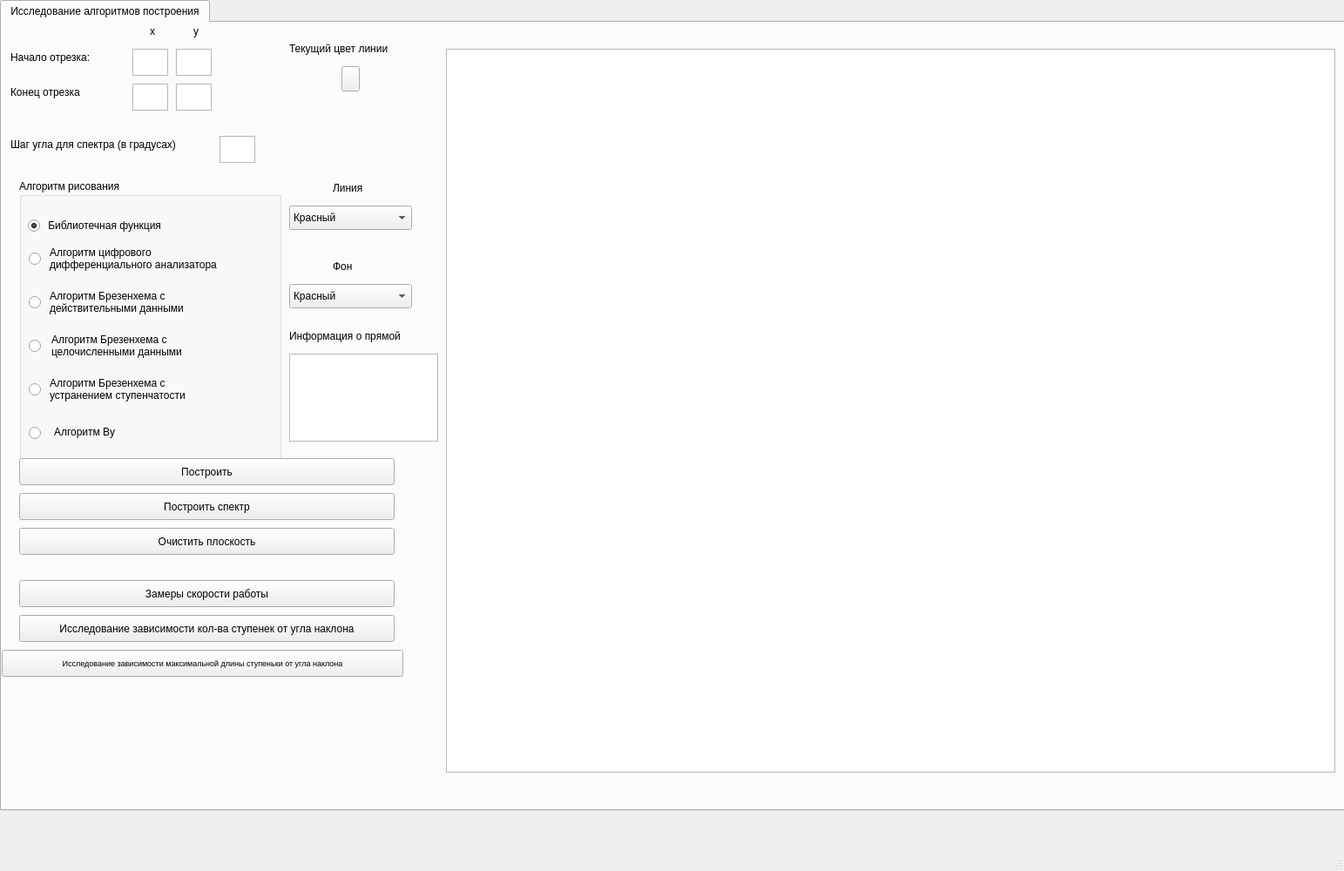
<?xml version="1.0" encoding="UTF-8"?>
<ui version="4.0">
 <class>MainWindow</class>
 <widget class="QMainWindow" name="MainWindow">
  <property name="geometry">
   <rect>
    <x>0</x>
    <y>0</y>
    <width>1543</width>
    <height>1000</height>
   </rect>
  </property>
  <property name="windowTitle">
   <string>MainWindow</string>
  </property>
  <widget class="QWidget" name="centralwidget">
   <widget class="QTabWidget" name="tabWidget">
    <property name="geometry">
     <rect>
      <x>0</x>
      <y>0</y>
      <width>1761</width>
      <height>931</height>
     </rect>
    </property>
    <property name="currentIndex">
     <number>0</number>
    </property>
    <widget class="QWidget" name="tab">
     <attribute name="title">
      <string>Исследование алгоритмов построения</string>
     </attribute>
     <widget class="QGroupBox" name="groupBox">
      <property name="geometry">
       <rect>
        <x>20</x>
        <y>180</y>
        <width>301</width>
        <height>351</height>
       </rect>
      </property>
      <property name="title">
       <string>Алгоритм рисования</string>
      </property>
      <widget class="QRadioButton" name="InternalButton">
       <property name="geometry">
        <rect>
         <x>10</x>
         <y>40</y>
         <width>221</width>
         <height>26</height>
        </rect>
       </property>
       <property name="text">
        <string> Библиотечная функция</string>
       </property>
       <property name="checked">
        <bool>true</bool>
       </property>
       <attribute name="buttonGroup">
        <string notr="true">buttonGroup</string>
       </attribute>
      </widget>
      <widget class="QRadioButton" name="VuButton">
       <property name="geometry">
        <rect>
         <x>11</x>
         <y>282</y>
         <width>17</width>
         <height>18</height>
        </rect>
       </property>
       <property name="text">
        <string/>
       </property>
       <attribute name="buttonGroup">
        <string notr="true">buttonGroup</string>
       </attribute>
      </widget>
      <widget class="QLabel" name="label_5">
       <property name="geometry">
        <rect>
         <x>40</x>
         <y>280</y>
         <width>88</width>
         <height>20</height>
        </rect>
       </property>
       <property name="text">
        <string>&lt;html&gt;&lt;head/&gt;&lt;body&gt;&lt;p&gt;Алгоритм Ву&lt;/p&gt;&lt;/body&gt;&lt;/html&gt;</string>
       </property>
      </widget>
      <widget class="QRadioButton" name="BrWithoutStairsButton">
       <property name="geometry">
        <rect>
         <x>11</x>
         <y>232</y>
         <width>17</width>
         <height>18</height>
        </rect>
       </property>
       <property name="text">
        <string/>
       </property>
       <attribute name="buttonGroup">
        <string notr="true">buttonGroup</string>
       </attribute>
      </widget>
      <widget class="QLabel" name="label_4">
       <property name="geometry">
        <rect>
         <x>35</x>
         <y>221</y>
         <width>194</width>
         <height>40</height>
        </rect>
       </property>
       <property name="text">
        <string>&lt;html&gt;&lt;head/&gt;&lt;body&gt;&lt;p&gt;Алгоритм Брезенхема с &lt;br/&gt;устранением ступенчатости&lt;/p&gt;&lt;/body&gt;&lt;/html&gt;</string>
       </property>
      </widget>
      <widget class="QLabel" name="label_3">
       <property name="geometry">
        <rect>
         <x>37</x>
         <y>171</y>
         <width>192</width>
         <height>40</height>
        </rect>
       </property>
       <property name="text">
        <string>&lt;html&gt;&lt;head/&gt;&lt;body&gt;&lt;p&gt;Алгоритм Брезенхема с &lt;br/&gt;целочисленными данными&lt;/p&gt;&lt;/body&gt;&lt;/html&gt;</string>
       </property>
      </widget>
      <widget class="QRadioButton" name="BrIntButton">
       <property name="geometry">
        <rect>
         <x>11</x>
         <y>182</y>
         <width>17</width>
         <height>18</height>
        </rect>
       </property>
       <property name="text">
        <string/>
       </property>
       <attribute name="buttonGroup">
        <string notr="true">buttonGroup</string>
       </attribute>
      </widget>
      <widget class="QRadioButton" name="BrFloatButton">
       <property name="geometry">
        <rect>
         <x>11</x>
         <y>132</y>
         <width>17</width>
         <height>18</height>
        </rect>
       </property>
       <property name="text">
        <string/>
       </property>
       <attribute name="buttonGroup">
        <string notr="true">buttonGroup</string>
       </attribute>
      </widget>
      <widget class="QLabel" name="label_2">
       <property name="geometry">
        <rect>
         <x>35</x>
         <y>121</y>
         <width>194</width>
         <height>40</height>
        </rect>
       </property>
       <property name="text">
        <string>&lt;html&gt;&lt;head/&gt;&lt;body&gt;&lt;p&gt;Алгоритм Брезенхема с &lt;br/&gt;действительными данными&lt;/p&gt;&lt;/body&gt;&lt;/html&gt;</string>
       </property>
      </widget>
      <widget class="QLabel" name="label">
       <property name="geometry">
        <rect>
         <x>35</x>
         <y>71</y>
         <width>239</width>
         <height>40</height>
        </rect>
       </property>
       <property name="text">
        <string>&lt;html&gt;&lt;head/&gt;&lt;body&gt;&lt;p&gt;Алгоритм цифрового &lt;br/&gt;дифференциального анализатора&lt;/p&gt;&lt;/body&gt;&lt;/html&gt;</string>
       </property>
      </widget>
      <widget class="QRadioButton" name="DDAButton">
       <property name="geometry">
        <rect>
         <x>11</x>
         <y>82</y>
         <width>17</width>
         <height>18</height>
        </rect>
       </property>
       <property name="text">
        <string/>
       </property>
       <attribute name="buttonGroup">
        <string notr="true">buttonGroup</string>
       </attribute>
      </widget>
     </widget>
     <widget class="QPushButton" name="pushButton">
      <property name="geometry">
       <rect>
        <x>20</x>
        <y>500</y>
        <width>431</width>
        <height>31</height>
       </rect>
      </property>
      <property name="text">
       <string>Построить</string>
      </property>
     </widget>
     <widget class="QGraphicsView" name="graphicsView">
      <property name="geometry">
       <rect>
        <x>510</x>
        <y>30</y>
        <width>1021</width>
        <height>831</height>
       </rect>
      </property>
     </widget>
     <widget class="QTextEdit" name="x1">
      <property name="geometry">
       <rect>
        <x>150</x>
        <y>30</y>
        <width>41</width>
        <height>31</height>
       </rect>
      </property>
     </widget>
     <widget class="QTextEdit" name="y1">
      <property name="geometry">
       <rect>
        <x>200</x>
        <y>30</y>
        <width>41</width>
        <height>31</height>
       </rect>
      </property>
     </widget>
     <widget class="QTextEdit" name="y1_2">
      <property name="geometry">
       <rect>
        <x>200</x>
        <y>70</y>
        <width>41</width>
        <height>31</height>
       </rect>
      </property>
     </widget>
     <widget class="QTextEdit" name="x1_2">
      <property name="geometry">
       <rect>
        <x>150</x>
        <y>70</y>
        <width>41</width>
        <height>31</height>
       </rect>
      </property>
     </widget>
     <widget class="QLabel" name="label_6">
      <property name="geometry">
       <rect>
        <x>10</x>
        <y>30</y>
        <width>111</width>
        <height>20</height>
       </rect>
      </property>
      <property name="text">
       <string>Начало отрезка:</string>
      </property>
     </widget>
     <widget class="QLabel" name="label_7">
      <property name="geometry">
       <rect>
        <x>10</x>
        <y>70</y>
        <width>131</width>
        <height>20</height>
       </rect>
      </property>
      <property name="text">
       <string>Конец отрезка</string>
      </property>
     </widget>
     <widget class="QLabel" name="label_8">
      <property name="geometry">
       <rect>
        <x>170</x>
        <y>0</y>
        <width>16</width>
        <height>20</height>
       </rect>
      </property>
      <property name="text">
       <string>x</string>
      </property>
     </widget>
     <widget class="QLabel" name="label_9">
      <property name="geometry">
       <rect>
        <x>220</x>
        <y>0</y>
        <width>16</width>
        <height>20</height>
       </rect>
      </property>
      <property name="text">
       <string>y</string>
      </property>
     </widget>
     <widget class="QPushButton" name="pushButton_3">
      <property name="geometry">
       <rect>
        <x>20</x>
        <y>540</y>
        <width>431</width>
        <height>31</height>
       </rect>
      </property>
      <property name="text">
       <string>Построить спектр</string>
      </property>
     </widget>
     <widget class="QPushButton" name="pushButton_2">
      <property name="geometry">
       <rect>
        <x>20</x>
        <y>580</y>
        <width>431</width>
        <height>31</height>
       </rect>
      </property>
      <property name="text">
       <string>Очистить плоскость</string>
      </property>
     </widget>
     <widget class="QLabel" name="label_10">
      <property name="geometry">
       <rect>
        <x>380</x>
        <y>180</y>
        <width>63</width>
        <height>20</height>
       </rect>
      </property>
      <property name="text">
       <string>Линия</string>
      </property>
     </widget>
     <widget class="QLabel" name="label_11">
      <property name="geometry">
       <rect>
        <x>380</x>
        <y>270</y>
        <width>63</width>
        <height>20</height>
       </rect>
      </property>
      <property name="text">
       <string>Фон</string>
      </property>
     </widget>
     <widget class="QLabel" name="label_12">
      <property name="geometry">
       <rect>
        <x>330</x>
        <y>20</y>
        <width>151</width>
        <height>20</height>
       </rect>
      </property>
      <property name="text">
       <string>Текущий цвет линии</string>
      </property>
     </widget>
     <widget class="QPushButton" name="colorButton">
      <property name="geometry">
       <rect>
        <x>390</x>
        <y>50</y>
        <width>21</width>
        <height>29</height>
       </rect>
      </property>
      <property name="text">
       <string/>
      </property>
     </widget>
     <widget class="QComboBox" name="lineColor">
      <property name="geometry">
       <rect>
        <x>330</x>
        <y>210</y>
        <width>141</width>
        <height>28</height>
       </rect>
      </property>
      <property name="currentText">
       <string>Белый</string>
      </property>
      <item>
       <property name="text">
        <string>Красный</string>
       </property>
      </item>
      <item>
       <property name="text">
        <string>Жёлтый</string>
       </property>
      </item>
      <item>
       <property name="text">
        <string>Оранжевый</string>
       </property>
      </item>
      <item>
       <property name="text">
        <string>Фиолетовый</string>
       </property>
      </item>
      <item>
       <property name="text">
        <string>Зелёный</string>
       </property>
      </item>
      <item>
       <property name="text">
        <string>Синий</string>
       </property>
      </item>
      <item>
       <property name="text">
        <string>Чёрный</string>
       </property>
      </item>
      <item>
       <property name="text">
        <string>Белый</string>
       </property>
      </item>
     </widget>
     <widget class="QComboBox" name="lineColor_2">
      <property name="geometry">
       <rect>
        <x>330</x>
        <y>300</y>
        <width>141</width>
        <height>28</height>
       </rect>
      </property>
      <property name="currentText">
       <string>Белый</string>
      </property>
      <item>
       <property name="text">
        <string>Красный</string>
       </property>
      </item>
      <item>
       <property name="text">
        <string>Жёлтый</string>
       </property>
      </item>
      <item>
       <property name="text">
        <string>Оранжевый</string>
       </property>
      </item>
      <item>
       <property name="text">
        <string>Фиолетовый</string>
       </property>
      </item>
      <item>
       <property name="text">
        <string>Зелёный</string>
       </property>
      </item>
      <item>
       <property name="text">
        <string>Синий</string>
       </property>
      </item>
      <item>
       <property name="text">
        <string>Чёрный</string>
       </property>
      </item>
      <item>
       <property name="text">
        <string>Белый</string>
       </property>
      </item>
     </widget>
     <widget class="QLabel" name="label_13">
      <property name="geometry">
       <rect>
        <x>10</x>
        <y>130</y>
        <width>241</width>
        <height>20</height>
       </rect>
      </property>
      <property name="text">
       <string>Шаг угла для спектра (в градусах)</string>
      </property>
     </widget>
     <widget class="QTextEdit" name="spectreAngle">
      <property name="geometry">
       <rect>
        <x>250</x>
        <y>130</y>
        <width>41</width>
        <height>31</height>
       </rect>
      </property>
     </widget>
     <widget class="QPushButton" name="pushButton_4">
      <property name="geometry">
       <rect>
        <x>20</x>
        <y>640</y>
        <width>431</width>
        <height>31</height>
       </rect>
      </property>
      <property name="text">
       <string>Замеры скорости работы</string>
      </property>
     </widget>
     <widget class="QPushButton" name="pushButton_5">
      <property name="geometry">
       <rect>
        <x>20</x>
        <y>680</y>
        <width>431</width>
        <height>31</height>
       </rect>
      </property>
      <property name="text">
       <string>Исследование зависимости кол-ва ступенек от угла наклона</string>
      </property>
     </widget>
     <widget class="QPushButton" name="pushButton_6">
      <property name="geometry">
       <rect>
        <x>0</x>
        <y>720</y>
        <width>461</width>
        <height>31</height>
       </rect>
      </property>
      <property name="font">
       <font>
        <pointsize>7</pointsize>
       </font>
      </property>
      <property name="text">
       <string>Исследование зависимости максимальной длины ступеньки от угла наклона</string>
      </property>
     </widget>
     <widget class="QTextEdit" name="textEdit">
      <property name="geometry">
       <rect>
        <x>330</x>
        <y>380</y>
        <width>171</width>
        <height>101</height>
       </rect>
      </property>
     </widget>
     <widget class="QLabel" name="label_14">
      <property name="geometry">
       <rect>
        <x>330</x>
        <y>350</y>
        <width>171</width>
        <height>20</height>
       </rect>
      </property>
      <property name="text">
       <string>Информация о прямой</string>
      </property>
     </widget>
    </widget>
   </widget>
  </widget>
  <widget class="QMenuBar" name="menubar">
   <property name="geometry">
    <rect>
     <x>0</x>
     <y>0</y>
     <width>1543</width>
     <height>25</height>
    </rect>
   </property>
  </widget>
  <widget class="QStatusBar" name="statusbar"/>
 </widget>
 <resources/>
 <connections/>
 <buttongroups>
  <buttongroup name="buttonGroup"/>
 </buttongroups>
</ui>
